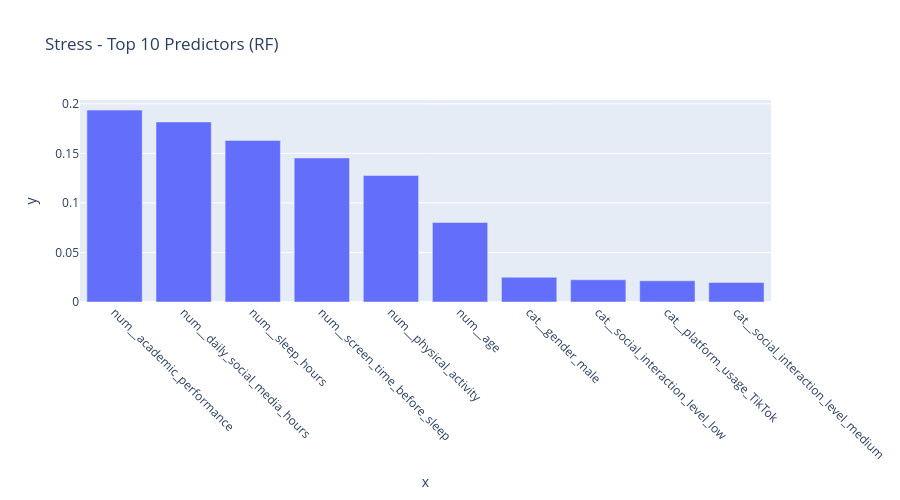
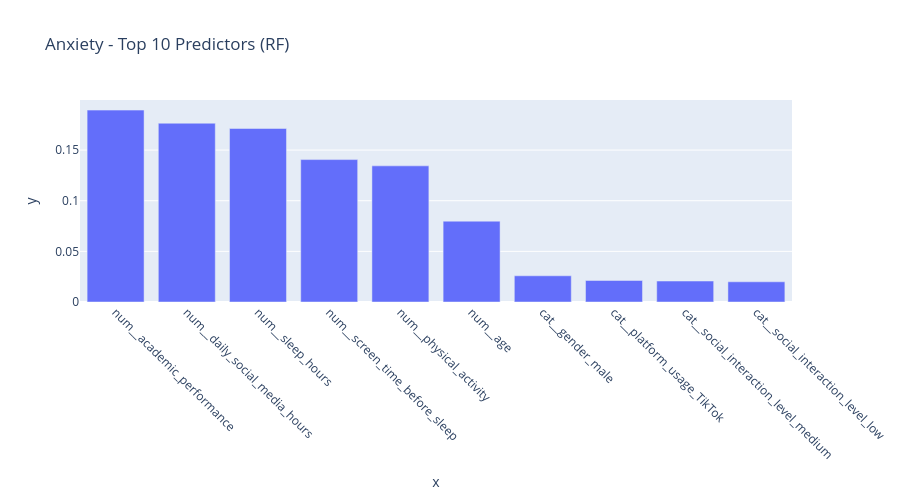
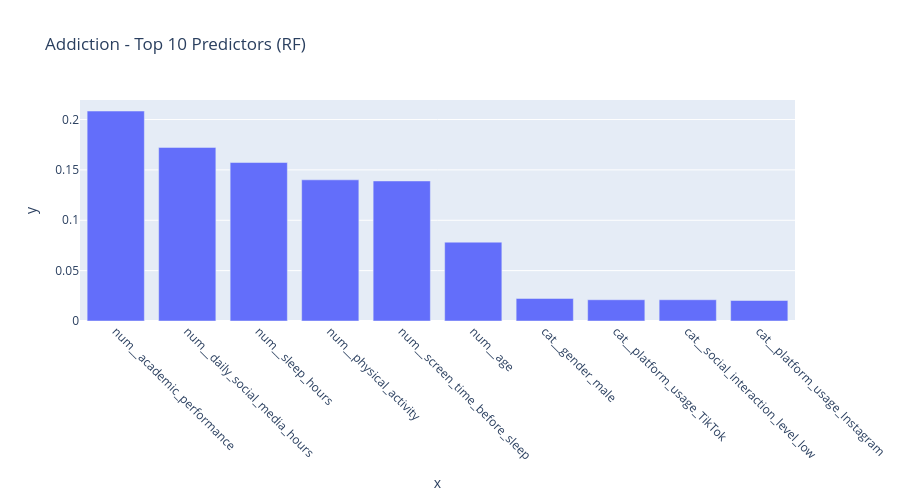

Notebook code for these charts, in order:
### Code cell
# ===== 2. REGRESSION FOR CONTINUOUS TARGETS =====
print("\n" + "="*50)
print("2. REGRESSION (Stress, Anxiety, Addiction)")
print("="*50)

targets_reg = ['stress_level', 'anxiety_level', 'addiction_level']
results_reg = {}

for target in targets_reg:
    print(f"\n--- {target.upper()} ---")
    y = df[target]
    
    # Split
    X_tr, X_te, y_tr, y_te = train_test_split(X, y, test_size=0.2, random_state=42)
    
    # Linear Regression
    pipe_lr = Pipeline([('prep', preprocessor), ('model', LinearRegression())])
    pipe_lr.fit(X_tr, y_tr)
    pred_lr = pipe_lr.predict(X_te)
    mse_lr = mean_squared_error(y_te, pred_lr)
    
    # Random Forest
    pipe_rf = Pipeline([('prep', preprocessor), ('model', RandomForestRegressor(n_estimators=100, random_state=42))])
    pipe_rf.fit(X_tr, y_tr)
    pred_rf = pipe_rf.predict(X_te)
    mse_rf = mean_squared_error(y_te, pred_rf)
    
    results_reg[target] = {'LR_MSE': mse_lr, 'RF_MSE': mse_rf}
    
    print(f"Linear Regression MSE: {mse_lr:.3f}")
    print(f"Random Forest MSE: {mse_rf:.3f}")
    
    # Feature importance (top 10)
    imp = pd.Series(pipe_rf.named_steps['model'].feature_importances_,
                   index=pipe_rf.named_steps['prep'].get_feature_names_out())
    imp_top10 = imp.sort_values(ascending=False).head(10)
    fig_imp = px.bar(x=imp_top10.index, y=imp_top10.values, 
                     title=f'{target.replace("_level", "").title()} - Top 10 Predictors (RF)')
    fig_imp.update_layout(xaxis_tickangle=45, width=900, height=500)
    fig_imp.show()

### Figure 1 — Plotly figure (JSON) as saved in the notebook; plotly's stock layout.template omitted (floating-point values rounded to 4 significant figures)
{"data": [{"hovertemplate": "x=%{x}<br>y=%{y}<extra></extra>", "legendgroup": "", "marker": {"color": "#636efa", "pattern": {"shape": ""}}, "name": "", "orientation": "v", "showlegend": false, "textposition": "auto", "type": "bar", "x": ["num__academic_performance", "num__daily_social_media_hours", "num__sleep_hours", "num__screen_time_before_sleep", "num__physical_activity", "num__age", "cat__gender_male", "cat__social_interaction_level_low", "cat__platform_usage_TikTok", "cat__social_interaction_level_medium"], "xaxis": "x", "y": [0.1937, 0.1817, 0.1631, 0.1454, 0.1277, 0.0803, 0.02499, 0.02247, 0.02138, 0.01964], "yaxis": "y"}], "layout": {"barmode": "relative", "height": 500, "legend": {"tracegroupgap": 0}, "title": {"text": "Stress - Top 10 Predictors (RF)"}, "width": 900, "xaxis": {"anchor": "y", "domain": [0, 1], "tickangle": 45, "title": {"text": "x"}}, "yaxis": {"anchor": "x", "domain": [0, 1], "title": {"text": "y"}}}}

### Figure 2 — Plotly figure (JSON) as saved in the notebook; plotly's stock layout.template omitted (floating-point values rounded to 4 significant figures)
{"data": [{"hovertemplate": "x=%{x}<br>y=%{y}<extra></extra>", "legendgroup": "", "marker": {"color": "#636efa", "pattern": {"shape": ""}}, "name": "", "orientation": "v", "showlegend": false, "textposition": "auto", "type": "bar", "x": ["num__academic_performance", "num__daily_social_media_hours", "num__sleep_hours", "num__screen_time_before_sleep", "num__physical_activity", "num__age", "cat__gender_male", "cat__platform_usage_TikTok", "cat__social_interaction_level_medium", "cat__social_interaction_level_low"], "xaxis": "x", "y": [0.1895, 0.1765, 0.1713, 0.1406, 0.1344, 0.07983, 0.02588, 0.02127, 0.0207, 0.01996], "yaxis": "y"}], "layout": {"barmode": "relative", "height": 500, "legend": {"tracegroupgap": 0}, "title": {"text": "Anxiety - Top 10 Predictors (RF)"}, "width": 900, "xaxis": {"anchor": "y", "domain": [0, 1], "tickangle": 45, "title": {"text": "x"}}, "yaxis": {"anchor": "x", "domain": [0, 1], "title": {"text": "y"}}}}

### Figure 3 — Plotly figure (JSON) as saved in the notebook; plotly's stock layout.template omitted (floating-point values rounded to 4 significant figures)
{"data": [{"hovertemplate": "x=%{x}<br>y=%{y}<extra></extra>", "legendgroup": "", "marker": {"color": "#636efa", "pattern": {"shape": ""}}, "name": "", "orientation": "v", "showlegend": false, "textposition": "auto", "type": "bar", "x": ["num__academic_performance", "num__daily_social_media_hours", "num__sleep_hours", "num__physical_activity", "num__screen_time_before_sleep", "num__age", "cat__gender_male", "cat__platform_usage_TikTok", "cat__social_interaction_level_low", "cat__platform_usage_Instagram"], "xaxis": "x", "y": [0.2084, 0.1723, 0.1573, 0.1402, 0.139, 0.07827, 0.02238, 0.02108, 0.02108, 0.02035], "yaxis": "y"}], "layout": {"barmode": "relative", "height": 500, "legend": {"tracegroupgap": 0}, "title": {"text": "Addiction - Top 10 Predictors (RF)"}, "width": 900, "xaxis": {"anchor": "y", "domain": [0, 1], "tickangle": 45, "title": {"text": "x"}}, "yaxis": {"anchor": "x", "domain": [0, 1], "title": {"text": "y"}}}}
